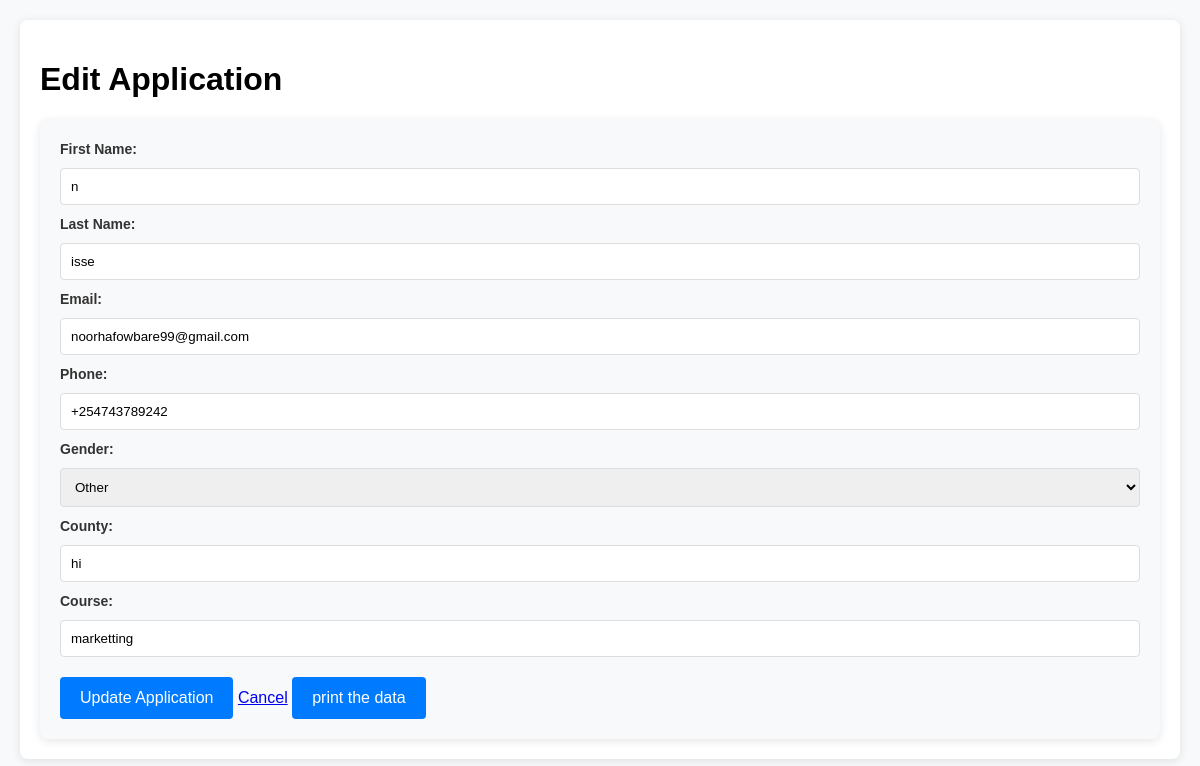
The app's page /admin/edit_application/3 with its own data.
### tables this page shows
CREATE TABLE applications (
                    id INTEGER PRIMARY KEY AUTOINCREMENT,
                    first_name TEXT NOT NULL,
                    last_name TEXT NOT NULL,
                    email TEXT NOT NULL,
                    phone TEXT NOT NULL,
                    gender TEXT NOT NULL,
                    county TEXT NOT NULL,
                    course TEXT NOT NULL
                );

### app.py (the view, shortened to what this page needs)
@app.route('/admin/edit_application/<int:id>', methods=['GET', 'POST'])
def edit_application(id):
    conn = get_db_connection()
    application = conn.execute('SELECT * FROM applications WHERE id = ?', (id,)).fetchone()
    conn.close()
    return render_template('edit_application.html', application=application)

### app.py (called while the page is built)
def get_db_connection():
    conn = sqlite3.connect('database.db')
    conn.row_factory = sqlite3.Row
    return conn

### templates/edit_application.html (shortened to what this page needs)
<!DOCTYPE html>
<html lang="en">
<head>
    <link rel="stylesheet" href="{{ url_for('static', filename='css/admin.css') }}">
</head>
<body>
    <div class="container">
        <h1>Edit Application</h1>
        <form method="POST">
            <div class="form-group">
                <label for="first-name">First Name:</label>
                <input type="text" id="first-name" name="first-name" value="{{ application.first_name }}" required>
            </div>
            <div class="form-group">
                <label for="last-name">Last Name:</label>
                <input type="text" id="last-name" name="last-name" value="{{ application.last_name }}" required>
            </div>
            <div class="form-group">
                <label for="email">Email:</label>
                <input type="email" id="email" name="email" value="{{ application.email }}" required>
            </div>
            <div class="form-group">
                <label for="phone">Phone:</label>
                <input type="text" id="phone" name="phone" value="{{ application.phone }}" required>
            </div>
            <div class="form-group">
                <label for="gender">Gender:</label>
                <select id="gender" name="gender" required>
                    <option value="Other" {% if application.gender == 'Other' %}selected{% endif %}>Other</option>
                </select>
            </div>
            <div class="form-group">
                <label for="county">County:</label>
                <input type="text" id="county" name="county" value="{{ application.county }}" required>
            </div>
            <div class="form-group">
                <label for="course">Course:</label>
                <input type="text" id="course" name="course" value="{{ application.course }}" required>
            </div>
            <button type="submit" class="btn btn-primary">Update Application</button>
            <a href="{{ url_for('view_applications') }}" class="btn btn-secondary">Cancel</a>
            <button id="printButton">print the data</button>
        </form>
    </div>
</body>
</html>

### static/css/admin.css (style rules this page uses)
body { font-family: Arial, sans-serif; background-color: #f8f9fa; margin: 0; padding: 20px; }
.container { max-width: 1200px; margin: 0 auto; padding: 20px; background-color: white; border-radius: 8px; box-shadow: 0 2px 10px rgba(0, 0, 0, 0.1); }
form { margin-top: 20px; background-color: #f8f9fa; padding: 20px; border-radius: 8px; box-shadow: 0 2px 10px rgba(0, 0, 0, 0.1); }
form label { font-size: 14px; color: #333; font-weight: bold; }
form input, form select, form textarea { width: 100%; padding: 10px; margin: 10px 0; border: 1px solid #ddd; border-radius: 4px; box-sizing: border-box; }
form button { background-color: #007bff; color: white; padding: 12px 20px; border: none; border-radius: 4px; cursor: pointer; font-size: 16px; margin-top: 10px; }

### records on screen
applications: first-name "n", last-name "isse", email "noorhafowbare99@gmail.com", phone "+254743789242", gender "Other", county "hi", course "marketting"
